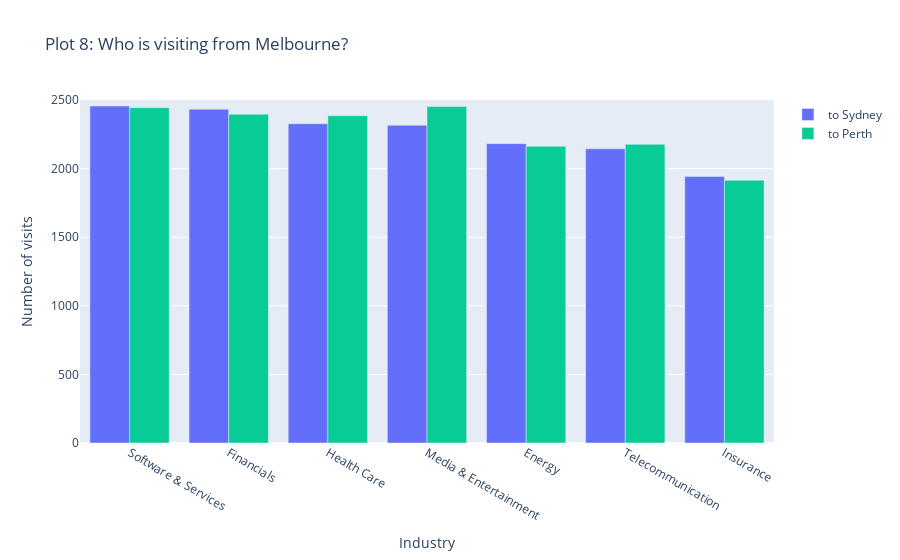

Source (notebook cell):
### Markdown cell above
# Members from Melbourne

### Code cell
# who's leaving Melborune?
plot6 = df[df['headquarter_location'] == 'Melbourne'].groupby('industry')[['visits_sydney','visits_perth']].sum().sort_values('visits_sydney',ascending=False)

labels_x = ['to Sydney','to Perth',]
fig = go.Figure(data=[
    go.Bar(name='to Sydney', x=plot6['visits_sydney'].index, y=plot6['visits_sydney']),
    go.Bar(name='to Perth', x=plot6['visits_perth'].index, y=plot6['visits_perth'],marker_color=colors[2])

])

fig.update_layout(
    title='Plot 8: Who is visiting from Melbourne?',
    yaxis=dict(title='Number of visits', range=[0, 2500]),
    xaxis=dict(title='Industry'),
    barmode='group'
)
fig.show()

### Figure 1 — Plotly figure (JSON) as saved in the notebook; plotly's stock layout.template omitted (floating-point values rounded to 4 significant figures)
{"data": [{"name": "to Sydney", "type": "bar", "x": ["Software & Services", "Financials", "Health Care", "Media & Entertainment", "Energy", "Telecommunication", "Insurance"], "y": [2456, 2433, 2327, 2316, 2182, 2144, 1943]}, {"marker": {"color": "#09cb96"}, "name": "to Perth", "type": "bar", "x": ["Software & Services", "Financials", "Health Care", "Media & Entertainment", "Energy", "Telecommunication", "Insurance"], "y": [2444, 2396, 2385, 2452, 2162, 2177, 1915]}], "layout": {"barmode": "group", "title": {"text": "Plot 8: Who is visiting from Melbourne?"}, "xaxis": {"title": {"text": "Industry"}}, "yaxis": {"range": [0, 2500], "title": {"text": "Number of visits"}}}}
